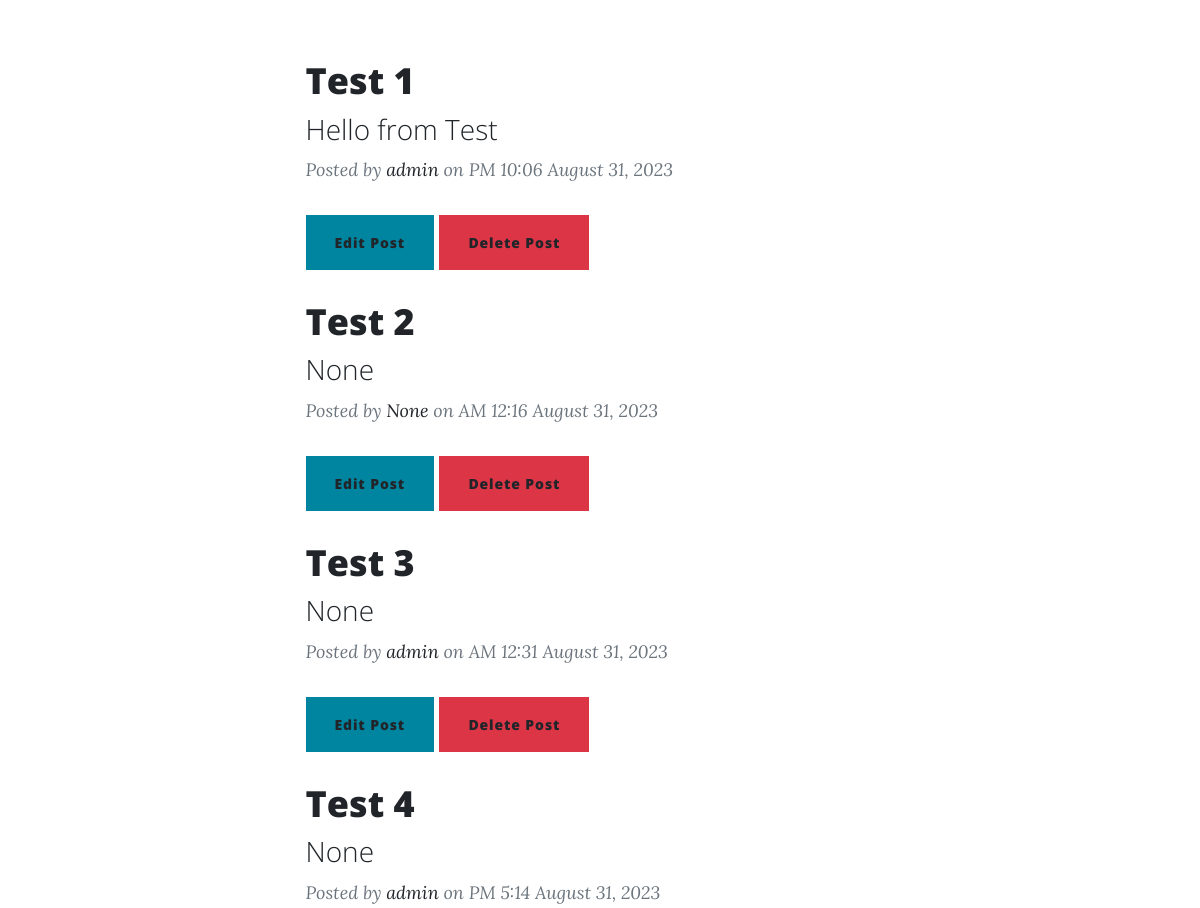
Before: /blog/ (middle part) with the older database file.
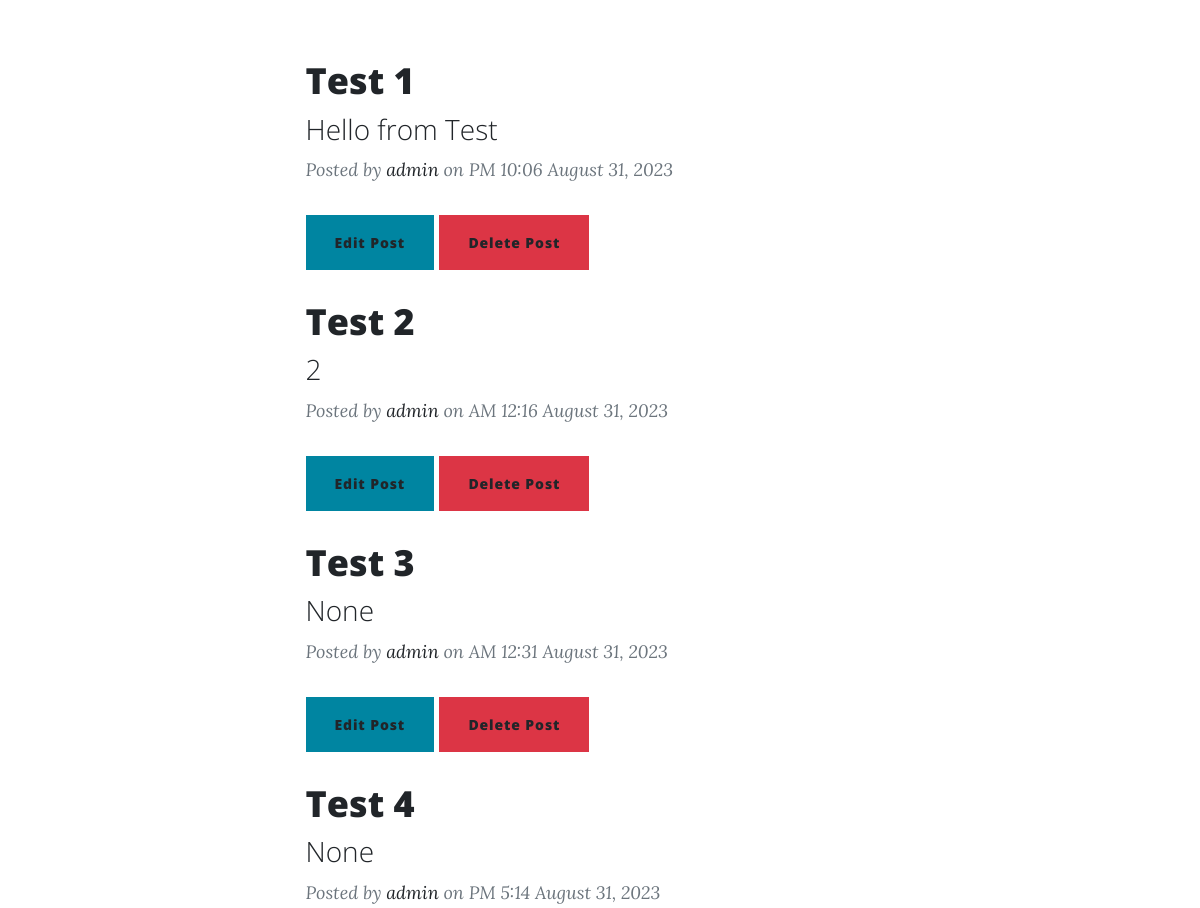
After: the same page with the newer database file.
### posts/models.py (models this page shows, shortened)
class Post (models.Model):
    auther = models.ForeignKey(User,related_name='post_auther',on_delete=models.SET_NULL,null=True)
    title= models.CharField(max_length=120)
    subtitle = models.CharField(max_length=1000, null=True)
    comment = models.TextField(max_length=5000)
    publish_date = models.DateTimeField(default= timezone.now)
    tags = TaggableManager()
    image = models.ImageField(upload_to='posts', null=True)
    slug = models.SlugField(null=True,blank=True)

### posts/views2.py (the view)
# urls.py: path('blog/',PostList.as_view()),
class PostList(generic.ListView):
    model = Post

### posts/templates/posts/post_list.html (shortened to what this page needs)
{% extends 'base.html' %}
{% load static %}
{% block body %}
        <div class="container px-4 px-lg-5">
            <div class="row gx-4 gx-lg-5 justify-content-center">
                <div class="col-md-10 col-lg-8 col-xl-7">
                    {% for post in post_list %}
                        <div class="post-preview">
                            <a href="/blog/{{post.slug}}/">
                                <h2 class="post-title">{{post.title}}</h2>
                                <h3 class="post-subtitle">{{post.subtitle}}</h3>
                            </a>
                            <p class="post-meta">
                                Posted by
                                <a href="#!">{{post.auther}}</a>
                                on {{post.publish_date|date:"A f F t, o "}}
                            </p>
                            <a class="btn btn-primary" type="button" href="/blog/{{post.slug}}/edit/" role="button">Edit Post</a>
                            <a class="btn btn-danger" type="button" href="/blog/{{post.slug}}/delete/" role="button">Delete Post</a>
                        </div>
                    {% endfor %}
                </div>
            </div>
        </div>
{% endblock %}

Changed rows visible on the page:
changed Post "Test 2": subtitle "None" → "2"; auther "None" → "admin"
